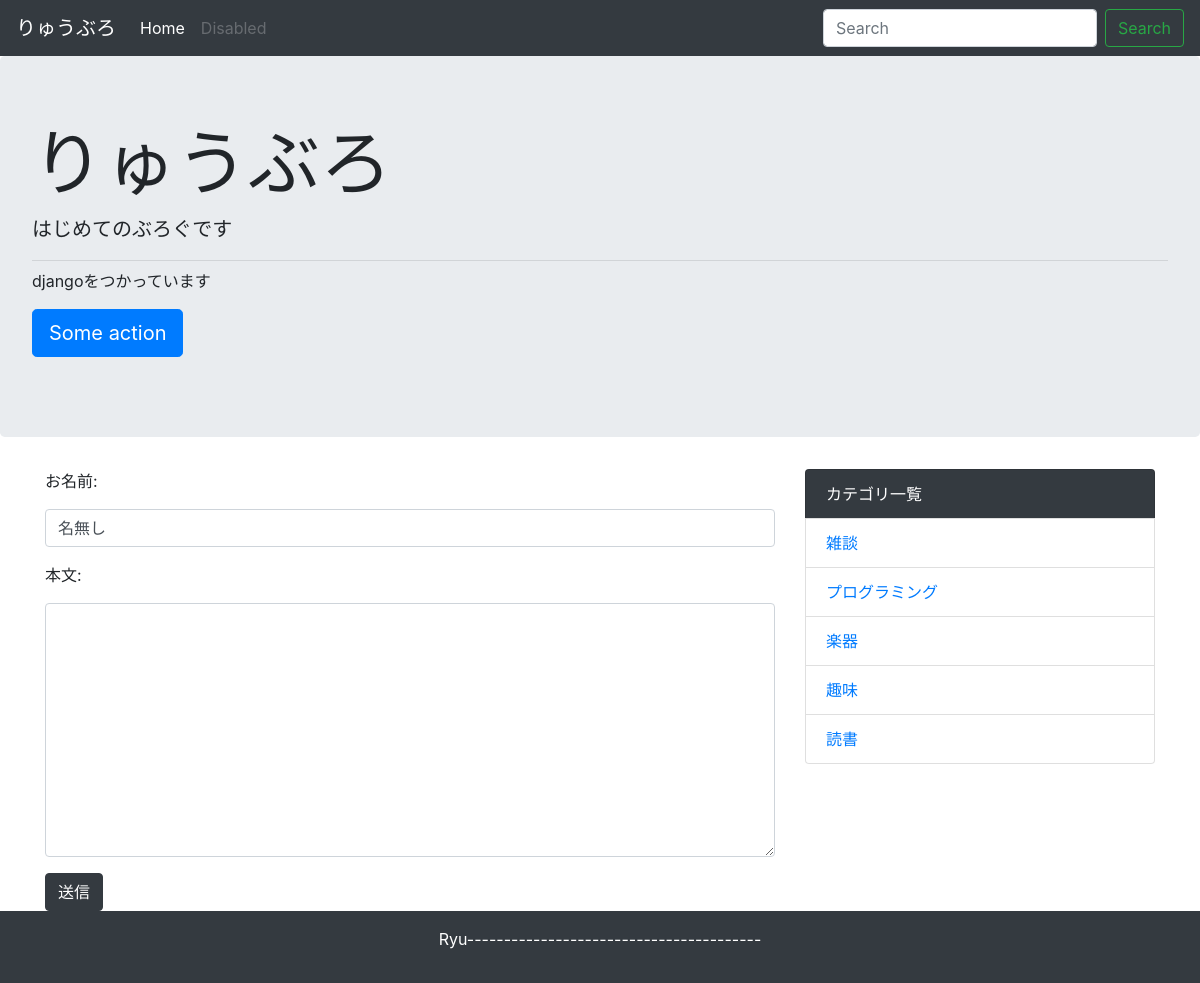
Screenshot of /comment/2/ with the database file from the repository.
### blog/models.py (models this page shows)
class Category(models.Model):
    name = models.CharField("カテゴリ名",max_length=255)
    created_at = models.DateTimeField("作成日",default=timezone.now)
    def __str__(self):
        return self.name

### blog/views.py (the view, shortened to what this page needs)
# urls.py: path('comment/<int:post_pk>/',views.CommentView.as_view(),name='comment'),
class CommentView(generic.CreateView):
    model = Comment
    form_class = CommentCreateForm

### blog/forms.py
class CommentCreateForm(forms.ModelForm):
    def __init__(self, *args, **kwargs):
        super().__init__(*args, **kwargs)
        for field in self.fields.values():
            field.widget.attrs['class'] = 'form-control'
    class Meta:
        model = Comment
        fields = ('name', 'text')

### blog/context_processors.py (called while the page is built)
def common(request):
    Context = {
        'category_list':Category.objects.all(),
    }
    return Context

### blog/templates/blog/comment_form.html (shortened to what this page needs)
{% extends 'blog/base.html' %}
{% block content %}
    <form action="" method="POST">
        {% for field in form %}
            <div class="form-group">
                <label for="{{ field.id_for_label }}">{{ field.label_tag }}</label>
                {{ field }}
            </div>
        {% endfor %}
        <button type="submit" class="btn btn-dark">送信</button>
    </form>
{% endblock %}

### blog/templates/blog/base.html (shortened to what this page needs)
<!doctype html>
<html lang="ja">
    <head>
        <link
            rel="stylesheet"
            href="https://maxcdn.bootstrapcdn.com/bootstrap/4.0.0-beta.2/css/bootstrap.min.css"
>
    </head>
    <body>
        <nav class="navbar navbar-expand-lg navbar-dark bg-dark">
            <a class="navbar-brand" href="#">りゅうぶろ</a>
            <div class="collapse navbar-collapse" id="navbarSupportedContent">
                <ul class="navbar-nav mr-auto">
                    <li class="nav-item active">
                        <a class="nav-link" href="{% url 'blog:index' %}">Home
                            <span class="sr-only">(current)</span></a>
                    </li>
                    <li class="nav-item">
                        <a class="nav-link disabled" href="#">Disabled</a>
                    </li>
                </ul>
                <form class="form-inline my-2 my-lg-0" method="GET" action="{% url 'blog:index' %}">
                    <input
                        class="form-control mr-sm-2"
                        type="text"
                        placeholder="Search"
                        aria-label="Search"
                        name="keyword">
                    <button class="btn btn-outline-success my-2 my-sm-0" type="submit">Search</button>
                </form>
            </div>
        </nav>
        <div class="jumbotron">
            <h1 class="display-3">りゅうぶろ</h1>
            <p class="lead">はじめてのぶろぐです</p>
            <hr class="my-2">
            <p>djangoをつかっています</p>
            <p class="lead">
                <a class="btn btn-primary btn-lg" href="#!" role="button">Some action</a>
            </p>
        </div>
        <div class="container">
            <div class="row">
                <div class="col-md-8">
                    {% block content %}{% endblock %}
                </div>
                <div class="col-md-4">
                    <ul class="list-group">
                        <li class="list-group-item bg-dark text-white">カテゴリ一覧</li>
                        {% for category in category_list %}
                            <li class="list-group-item">
                                <a href="{% url 'blog:category' category.pk %}">{{ category }}</a>
                            </li>
                        {% endfor %}
                    </ul>
                </div>
            </div>
        </div>
        <footer class="bg-dark text-white text-center py-3">
            <p>Ryu----------------------------------------</p>
        </footer>
    </body>
</html>

### rows the page displays
Category: name "雑談"
Category: name "プログラミング"
Category: name "楽器"
Category: name "趣味"
Category: name "読書"

### other values shown
{{ field.label_tag }} "お名前:" "本文:"
